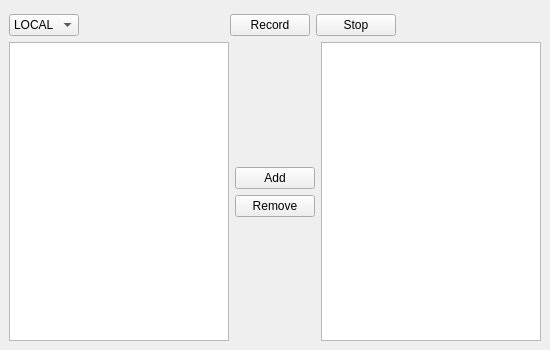
<?xml version="1.0" encoding="UTF-8"?>
<ui version="4.0">
 <class>MainWindow</class>
 <widget class="QMainWindow" name="MainWindow">
  <property name="geometry">
   <rect>
    <x>0</x>
    <y>0</y>
    <width>550</width>
    <height>350</height>
   </rect>
  </property>
  <property name="minimumSize">
   <size>
    <width>550</width>
    <height>350</height>
   </size>
  </property>
  <property name="maximumSize">
   <size>
    <width>661</width>
    <height>800</height>
   </size>
  </property>
  <property name="windowTitle">
   <string notr="true">Record</string>
  </property>
  <property name="autoFillBackground">
   <bool>true</bool>
  </property>
  <property name="unifiedTitleAndToolBarOnMac">
   <bool>false</bool>
  </property>
  <widget class="QWidget" name="centralwidget">
   <layout class="QVBoxLayout" name="verticalLayout_2">
    <item>
     <spacer name="verticalSpacer_3">
      <property name="orientation">
       <enum>Qt::Vertical</enum>
      </property>
      <property name="sizeType">
       <enum>QSizePolicy::Fixed</enum>
      </property>
      <property name="sizeHint" stdset="0">
       <size>
        <width>20</width>
        <height>5</height>
       </size>
      </property>
     </spacer>
    </item>
    <item>
     <layout class="QHBoxLayout" name="horizontalLayout">
      <item>
       <widget class="QComboBox" name="envChoice">
       <property name="editable">
        <bool>false</bool>
        </property>
       <property name="currentText">
        <string>LOCAL</string>
        </property>
        <property name="placeholderText" stdset="0">
        <string/>
        </property>
        <item>
        <property name="text">
        <string>LOCAL</string>
        </property>
        </item>
        <item>
        <property name="text">
        <string>AUV8</string>
        </property>
        </item>
        <item>
        <property name="text">
        <string>LITE1</string>
        </property>
        </item>
       </widget>
      </item>
      <item>
       <spacer name="horizontalSpacer">
        <property name="orientation">
         <enum>Qt::Horizontal</enum>
        </property>
        <property name="sizeHint" stdset="0">
         <size>
          <width>40</width>
          <height>20</height>
         </size>
        </property>
       </spacer>
      </item>
      <item>
       <widget class="QPushButton" name="recordBtn">
        <property name="text">
         <string>Record</string>
        </property>
       </widget>
      </item>
      <item>
       <widget class="QPushButton" name="stopBtn">
        <property name="text">
         <string>Stop</string>
        </property>
       </widget>
      </item>
      <item>
       <spacer name="horizontalSpacer_2">
        <property name="orientation">
         <enum>Qt::Horizontal</enum>
        </property>
        <property name="sizeHint" stdset="0">
         <size>
          <width>40</width>
          <height>20</height>
         </size>
        </property>
       </spacer>
      </item>
     </layout>
    </item>
    <item>
     <layout class="QHBoxLayout" name="horizontalLayout_2">
      <item>
       <widget class="QListView" name="allTopics"/>
      </item>
      <item>
       <layout class="QVBoxLayout" name="verticalLayout">
        <item>
         <spacer name="verticalSpacer_2">
          <property name="orientation">
           <enum>Qt::Vertical</enum>
          </property>
          <property name="sizeHint" stdset="0">
           <size>
            <width>20</width>
            <height>40</height>
           </size>
          </property>
         </spacer>
        </item>
        <item>
         <widget class="QPushButton" name="addBtn">
          <property name="text">
           <string>Add</string>
          </property>
         </widget>
        </item>
        <item>
         <widget class="QPushButton" name="removeBtn">
          <property name="text">
           <string>Remove</string>
          </property>
         </widget>
        </item>
        <item>
         <spacer name="verticalSpacer">
          <property name="orientation">
           <enum>Qt::Vertical</enum>
          </property>
          <property name="sizeHint" stdset="0">
           <size>
            <width>20</width>
            <height>40</height>
           </size>
          </property>
         </spacer>
        </item>
       </layout>
      </item>
      <item>
       <widget class="QListView" name="selectedTopics"/>
      </item>
     </layout>
    </item>
   </layout>
  </widget>
 </widget>
 <resources/>
 <connections/>
</ui>
